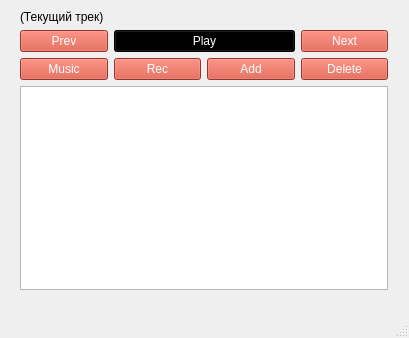
<?xml version="1.0" encoding="UTF-8"?>
<ui version="4.0">
 <class>MainWindow</class>
 <widget class="QMainWindow" name="MainWindow">
  <property name="geometry">
   <rect>
    <x>0</x>
    <y>0</y>
    <width>409</width>
    <height>338</height>
   </rect>
  </property>
  <property name="windowTitle">
   <string>MainWindow</string>
  </property>
  <widget class="QWidget" name="centralwidget">
   <widget class="QWidget" name="">
    <property name="geometry">
     <rect>
      <x>20</x>
      <y>10</y>
      <width>368</width>
      <height>280</height>
     </rect>
    </property>
    <layout class="QVBoxLayout" name="verticalLayout_2">
     <item>
      <widget class="QLabel" name="qurrentTrack">
       <property name="styleSheet">
        <string notr="true">text-allign: center

</string>
       </property>
       <property name="text">
        <string>(Текущий трек)</string>
       </property>
      </widget>
     </item>
     <item>
      <layout class="QVBoxLayout" name="verticalLayout">
       <item>
        <layout class="QGridLayout" name="ButtonsGrid">
         <item row="0" column="1" colspan="2">
          <widget class="QPushButton" name="Play">
           <property name="styleSheet">
            <string notr="true">
  color: #fff; /* цвет текста */
  text-decoration: none; /* убирать подчёркивание у ссылок */
  user-select: none; /* убирать выделение текста */
  background: black; /* фон кнопки */
  padding: .7em 1.5em; /* отступ от текста */
  outline: none; /* убирать контур в Mozilla */
  font-style: curve;
</string>
           </property>
           <property name="text">
            <string>Play</string>
           </property>
          </widget>
         </item>
         <item row="1" column="3">
          <widget class="QPushButton" name="RemoveFromMyMyc">
           <property name="styleSheet">
            <string notr="true">  color: #fff; /* цвет текста */
  text-decoration: none; /* убирать подчёркивание у ссылок */
  user-select: none; /* убирать выделение текста */
  background: rgb(212,75,56); /* фон кнопки */
  padding: .7em 1.5em; /* отступ от текста */
  outline: none; /* убирать контур в Mozilla */</string>
           </property>
           <property name="text">
            <string>Delete</string>
           </property>
          </widget>
         </item>
         <item row="0" column="3">
          <widget class="QPushButton" name="Next">
           <property name="styleSheet">
            <string notr="true">  color: #fff; /* цвет текста */
  text-decoration: none; /* убирать подчёркивание у ссылок */
  user-select: none; /* убирать выделение текста */
  background: rgb(212,75,56); /* фон кнопки */
  padding: .7em 1.5em; /* отступ от текста */
  outline: none; /* убирать контур в Mozilla */</string>
           </property>
           <property name="text">
            <string>Next</string>
           </property>
          </widget>
         </item>
         <item row="1" column="1">
          <widget class="QPushButton" name="Recomend">
           <property name="styleSheet">
            <string notr="true">  color: #fff; /* цвет текста */
  text-decoration: none; /* убирать подчёркивание у ссылок */
  user-select: none; /* убирать выделение текста */
  background: rgb(212,75,56); /* фон кнопки */
  padding: .7em 1.5em; /* отступ от текста */
  outline: none; /* убирать контур в Mozilla */</string>
           </property>
           <property name="text">
            <string>Rec</string>
           </property>
          </widget>
         </item>
         <item row="1" column="0">
          <widget class="QPushButton" name="MyMyc">
           <property name="styleSheet">
            <string notr="true">  color: #fff; /* цвет текста */
  text-decoration: none; /* убирать подчёркивание у ссылок */
  user-select: none; /* убирать выделение текста */
  background: rgb(212,75,56); /* фон кнопки */
  padding: .7em 1.5em; /* отступ от текста */
  outline: none; /* убирать контур в Mozilla */</string>
           </property>
           <property name="text">
            <string>Music</string>
           </property>
          </widget>
         </item>
         <item row="0" column="0">
          <widget class="QPushButton" name="Prev">
           <property name="styleSheet">
            <string notr="true">  color: #fff; /* цвет текста */
  text-decoration: none; /* убирать подчёркивание у ссылок */
  user-select: none; /* убирать выделение текста */
  background: rgb(212,75,56); /* фон кнопки */
  padding: .7em 1.5em; /* отступ от текста */
  outline: none; /* убирать контур в Mozilla */</string>
           </property>
           <property name="text">
            <string>Prev</string>
           </property>
          </widget>
         </item>
         <item row="1" column="2">
          <widget class="QPushButton" name="AddToMyMyc">
           <property name="styleSheet">
            <string notr="true">  color: #fff; /* цвет текста */
  text-decoration: none; /* убирать подчёркивание у ссылок */
  user-select: none; /* убирать выделение текста */
  background: rgb(212,75,56); /* фон кнопки */
  padding: .7em 1.5em; /* отступ от текста */
  outline: none; /* убирать контур в Mozilla */</string>
           </property>
           <property name="text">
            <string>Add</string>
           </property>
          </widget>
         </item>
        </layout>
       </item>
      </layout>
     </item>
     <item>
      <widget class="QListView" name="MusicList"/>
     </item>
    </layout>
   </widget>
  </widget>
  <widget class="QMenuBar" name="menubar">
   <property name="geometry">
    <rect>
     <x>0</x>
     <y>0</y>
     <width>409</width>
     <height>22</height>
    </rect>
   </property>
  </widget>
  <widget class="QStatusBar" name="statusbar"/>
 </widget>
 <resources/>
 <connections/>
</ui>
